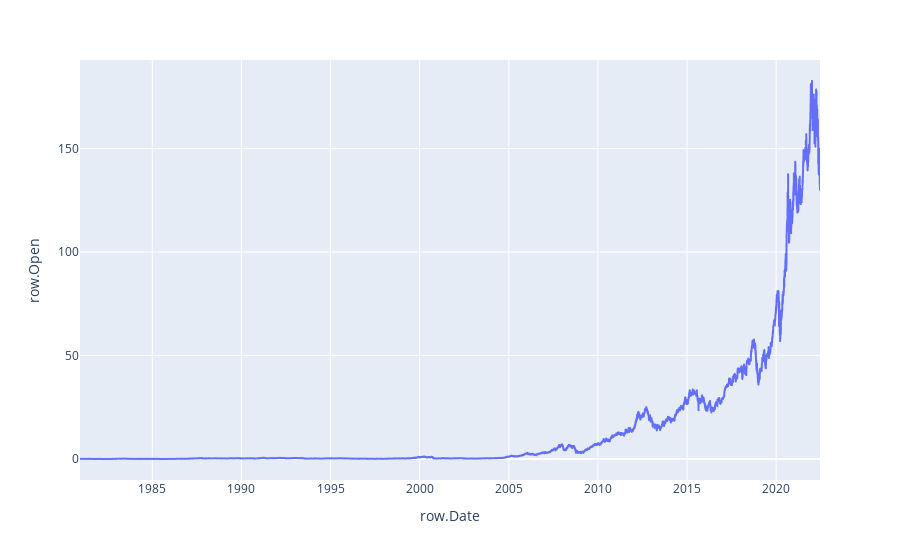

This figure's notebook cell:
### Code cell
px.line(df, x="row.Date", y='row.Open').update_xaxes(categoryorder='total descending')

### Figure 1 — Plotly figure (JSON) as saved in the notebook; plotly's stock layout.template omitted (floating-point values rounded to 4 significant figures; data arrays with more than 128 entries replaced by an {"elided": "..."} marker saying what was removed)
{"data": [{"hovertemplate": "row.Date=%{x}<br>row.Open=%{y}<extra></extra>", "legendgroup": "", "line": {"color": "#636efa", "dash": "solid"}, "marker": {"symbol": "circle"}, "mode": "lines", "name": "", "showlegend": false, "type": "scattergl", "x": {"elided": "10468 str values"}, "xaxis": "x", "y": {"elided": "10468 float values"}, "yaxis": "y"}], "layout": {"legend": {"tracegroupgap": 0}, "margin": {"t": 60}, "xaxis": {"anchor": "y", "categoryorder": "total descending", "domain": [0, 1], "title": {"text": "row.Date"}}, "yaxis": {"anchor": "x", "domain": [0, 1], "title": {"text": "row.Open"}}}}
